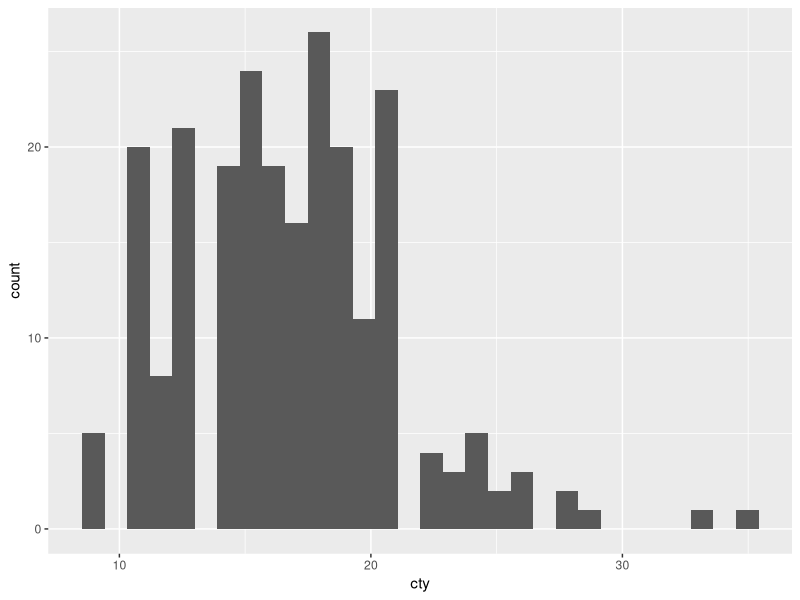
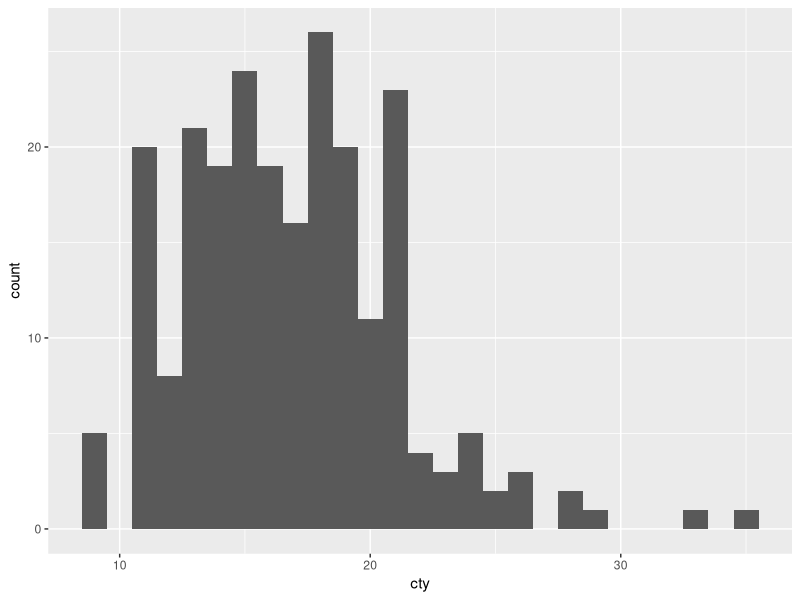
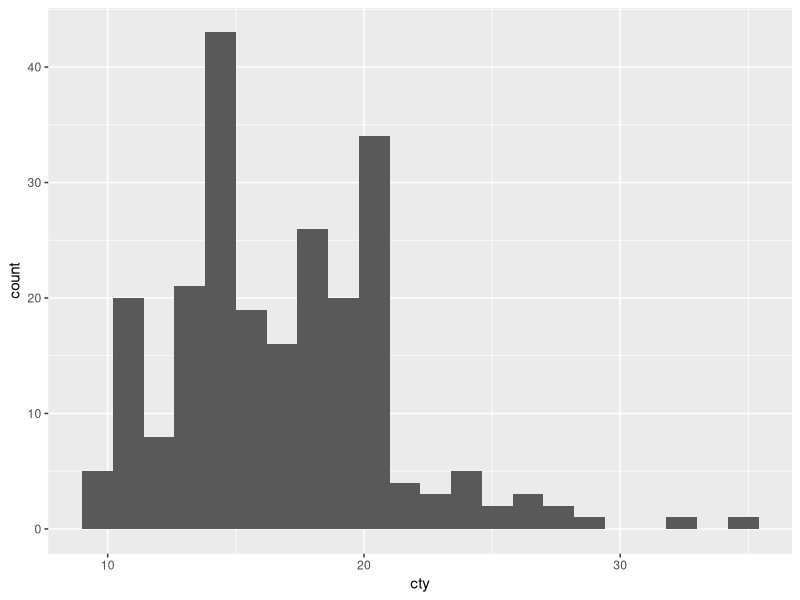
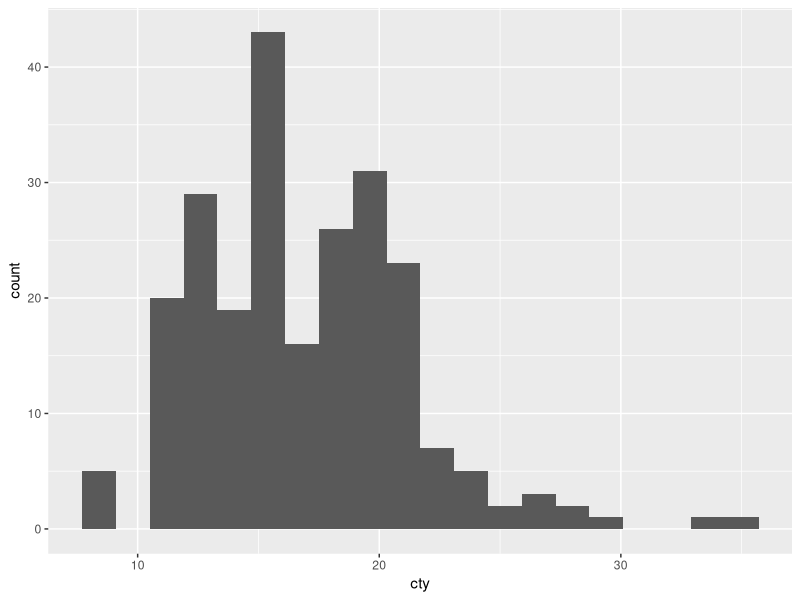
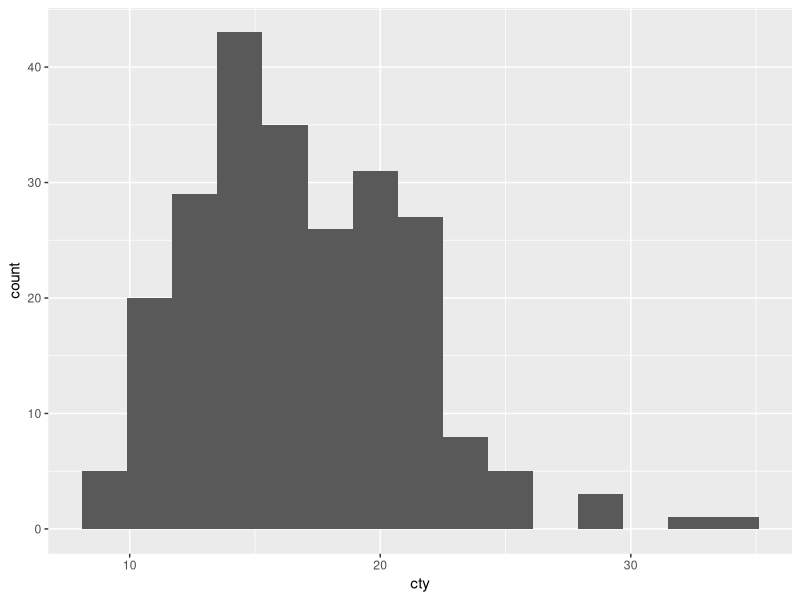
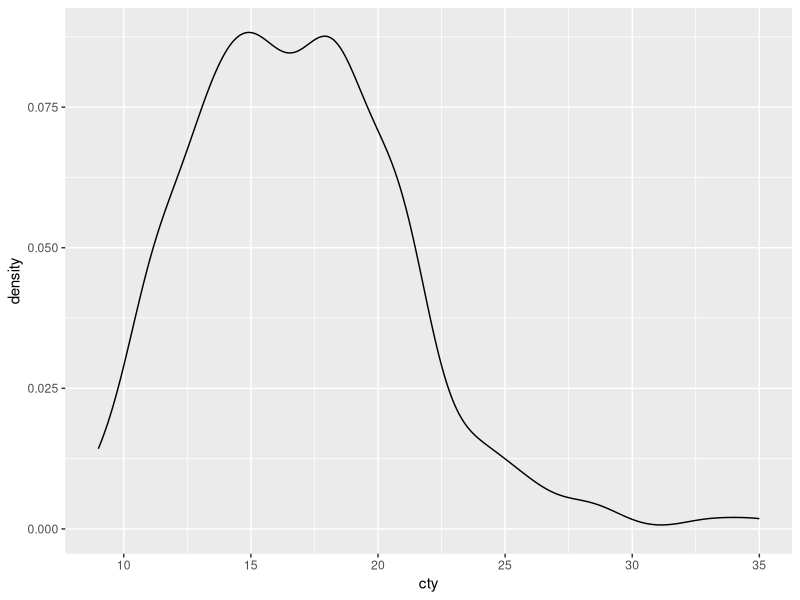
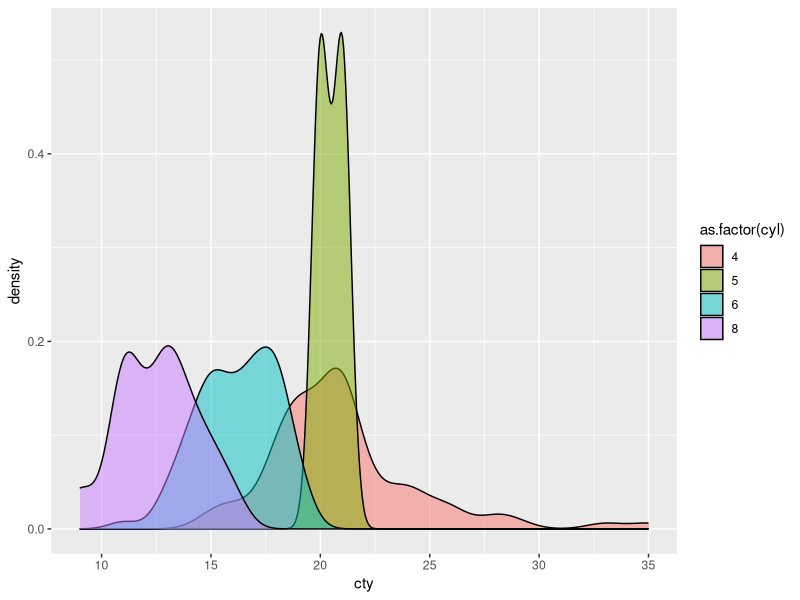
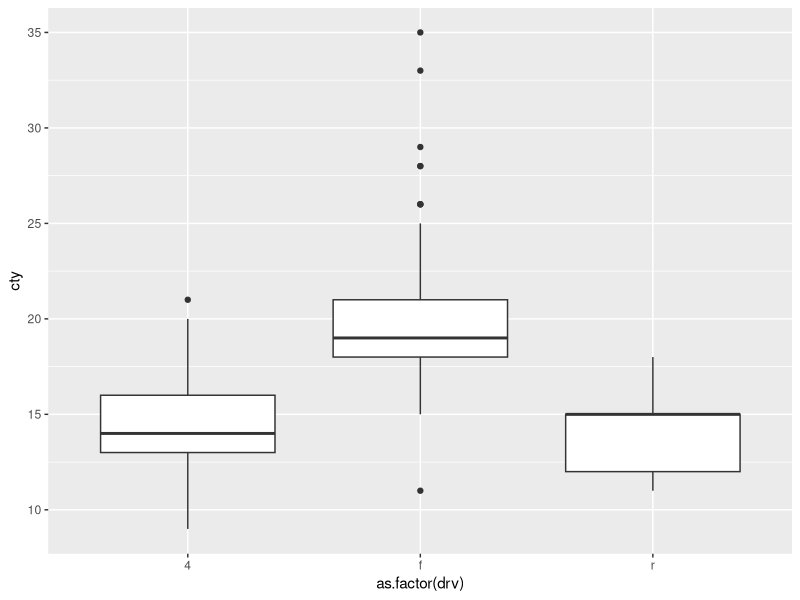

The R source for these figures, in order: (Note: this script raises an error after producing the figures.)
#Lab 6 - Visualising Distribution
#Histograms
library(ggplot2)
help("mpg")

ggplot(data=mpg, mapping=aes(x=cty)) + geom_histogram()

ggplot(data=mpg, mapping=aes(x=cty)) + geom_histogram(binwidth=1.0)
ggplot(data=mpg, mapping=aes(x=cty)) + geom_histogram(binwidth=1.2)
ggplot(data=mpg, mapping=aes(x=cty)) + geom_histogram(binwidth=1.4)
ggplot(data=mpg, mapping=aes(x=cty)) + geom_histogram(binwidth=1.8)

#Density plot
ggplot(data=mpg, aes(x=cty)) + geom_density()

ggplot(data=mpg, aes(x=cty, fill = as.factor(cyl))) + geom_density(alpha = 0.5)

#Boxplot
ggplot(data=mpg, aes(as.factor(drv), cty)) + geom_boxplot()
ggplot(data=mpg, aes(as.factor(drv), cty)) + geom_boxplot(notch=TRUE)

ggplot(data=mpg, aes(as.factor(drv), cty)) + geom_boxplot(notch=FALSE)

#Violin plot
ggplot(data=mpg, aes(as.factor(drv), cty)) +
  geom_violin( trim = FALSE, draw_quantiles = c(0.25, 0.5, 0.75), alpha = 0.5 )

#Quantiles and quantile plot
quantile(mpg$cty, probs = c(.1, .3, .5, 1))

ggplot(data=mpg, mapping=aes(sample=cty)) + stat_qq(geom = 'point',distribution = 'qunif') + 
  labs(x='Quantile', y='City MPG', title='Quantile Plot, City MPG')

#Comparing two distributions
library(MASS) # for birthwt data set
library(plyr)
birthwt$smoke = plyr::mapvalues(birthwt$smoke, from = c(0,1), to = c("no","yes"))
birthwt$smoke                                                           

#Visualising the quantiles

ggplot(data = birthwt, mapping = aes(sample = bwt)) +
  stat_qq(geom='point', distribution='qunif') +facet_wrap("smoke") +
  labs(x='Quantiles', y='Birth Weight (g)', title = 'Quantile Plot, Birth Weight
       (Grouped by Smoking)')

# stat_qq() with mappings for both sample and color
ggplot(data = birthwt, mapping = aes(sample = bwt, color=smoke)) +
  stat_qq(distribution='qunif') + 
  labs(x='Quantiles', y='Birth Weight (g)', color = 'Smoking Status', title = 'Quantile Plot, Birth Weight (Grouped by Smoking)')

#Quantile-Quantile Plots
# select some quantiles to compute:
selected.quantiles = seq(from = 0, to = 1, length.out = 10)

# compute the quantiles at the selected values
q1 = with(birthwt, quantile( bwt[ smoke == 'no'], probs = selected.quantiles))
q2 = with(birthwt, quantile( bwt[ smoke == 'yes'], probs = selected.quantiles))
q1
q2
# print a little data frame showing the quantiles
data.frame(no.smoke = q1, yes.smoke = q2)

ggplot(mapping = aes(x=q1, y=q2)) + geom_point() + geom_abline(intercept=0,slope=1) +
  labs(x = 'smoke == no', y ='smoke == yes', title = 'QQ plot, Birth Weight grouped by Smoking Status')

# how big is the smaller group?
n.pts = with(birthwt, min( length(bwt[ smoke == 'no' ]), length(bwt[ smoke == 'yes']) ) )
n.pts    
# which quantiles should we plot in the QQ plot?
probs = seq(from = 0, to = 1, length.out = n.pts)
probs

# extract the quantiles
q1 = with(birthwt, quantile( bwt[ smoke == 'no'], probs = probs))
q1
q2 = with(birthwt, quantile( bwt[ smoke == 'yes'], probs = probs))
q2
# make a QQ plot
ggplot(mapping = aes(x=q1, y=q2)) + geom_point() + geom_abline(intercept=0, slope=1) +
  labs(x = 'smoke == no', y ='smoke == yes', title = 'QQ plot, Birth Weight grouped by Smoking Status')

#Built-in function in base graphics is convenient:
# qqplot() makes QQ plot from x and y vectors
# with() makes it more readable

with(birthwt, qqplot(x = bwt[ smoke == 'no'], y = bwt[ smoke == 'yes'], main='QQ plot'))
# abline() adds a reference line, with y intercept 0 and slope abline(0,1)

##################################################################
#Reading a QQ plot

#Theoretical QQ plot
#Let's compare the quantiles of birthwt$bwt to those of a Normal(0,1) distribution, in a QQ plot.

# which quantiles do we want to compare?
n.pts = length(birthwt$bwt)
n.pts
# we want to compare the quantile corresponding to each data point
probs = seq(from=0, to=1, length.out = n.pts)
probs
# get those quantiles from birthwt$bwt
q1 = quantile(birthwt$bwt, probs = probs)
q1
# get the same quantiles from a normal distribution (new function!)
q2 = qnorm(p = probs)
q2
# make the QQ plot
install.packages("plyr")
library(plyr)

q1 = with(birthwt, quantile( bwt[ smoke == 'no'], probs = probs))
q2 = with(birthwt, quantile( bwt[ smoke == 'yes'], probs = probs))

ggplot(mapping = aes(y=q1, x=q2)) + geom_point() +
  geom_abline(intercept=2944, slope=729) +
  labs(x = 'Normal Quantiles', y ='Birthweight', title = 'QQ plot, Birth Weight vs Normal Distribution') + 
  annotate(geom = 'text',  x= 0, y=1000, label='Ref. Line: y = 729 x + 2944', hjust=0)



bwt.standardized = with(birthwt, (bwt - mean(bwt))/sd(bwt))
ggplot(mapping=aes(sample = bwt.standardized)) +
  stat_qq(distribution='qnorm') +
  geom_abline(intercept=0, slope=1) +
  labs(x = 'Normal Quantiles', y ='Birthweight (standardized)',title = 'QQ plot, Birth Weight (standardized) vs Normal Distribution')

###################################################################
#Excises
#Generate a violin plot, boxplot, histogram, density plot, and quantile plot for the following data.
library(tibble)
help("tibble")

dogs <- tibble( breed = rep(c("beagle", "boxer", "bulldog"), each = 100),weight = c( rnorm(100, 24, 6), rnorm(100, 62.5, 12.5),rnorm(100, 45, 5)))
dogs
#violin plot
ggplot(data=dogs, aes(as.factor(breed), weight)) +
  geom_violin( trim = FALSE, draw_quantiles = c(0.25, 0.5, 0.75), alpha = 0.5 )
# boxplot
ggplot(data=dogs, aes(as.factor(breed), weight)) + geom_boxplot()
ggplot(data=dogs, aes(as.factor(breed), weight)) + geom_boxplot(notch=TRUE)
ggplot(data=dogs, aes(as.factor(breed), weight)) + geom_boxplot(notch=FALSE)

#histogram
ggplot(data=dogs,mapping=aes(x= weight)) + geom_histogram(binwidth=1.8)
ggplot(data=dogs,mapping=aes(x= breed)) + geom_histogram(binwidth=0.2)
#density plot
ggplot(data=dogs, aes(x=weight)) + geom_density()

ggplot(data=dogs, aes(x=weight, fill = as.factor(breed))) + geom_density(alpha = 0.5)
#quantile plot
ggplot(data=dogs, mapping=aes(sample=weight)) + stat_qq(geom = 'point',distribution = 'qunif') + 
  labs(x='Quantile', y='weight dogs', title='Quantile Plot, weight dogs')